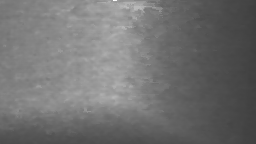
#> input picture src/rs_pcl_photo2/depth_images/rs-photo-01-depth.png, 256 x 144 px, shrunk from 1280 x 720 before the run
$ python mk_normals.py
#> lines starting #> are read from the running program, lines starting #| are printed output that depends on the picture
### src/rs_pcl_photo2/lib/depth_image.py
import numpy as np


# [13 lines left out: functions image_rgb_to_array_2d, array_2d_to_image_rgb, not called in this run]


SCALE = 10.0

def array_2d_to_image_gray(xs):
    return \
    (xs * SCALE).astype('uint16')

def image_gray_to_array_2d(xs):
    return \
    xs.astype('float') / SCALE
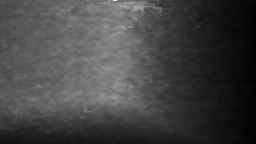
#> returned value: shape (144, 256) float64; min 1599.5, max 6534.5, mean 2915.5; drawn with min black and max white
#| (144, 256)
#> in _read_image, image is the input picture: shape (144, 256) uint16; min 15995, max 65345, mean 29155.2


image_to_array_2d = image_gray_to_array_2d
array_2d_to_image = array_2d_to_image_gray

# [8 lines left out: function calc_normals_from_depth, not called in this run]

### src/rs_pcl_photo2/td_fft/image_reconstruction.py
import numpy as np
import matplotlib.pyplot as plt

def calculate_2dft(input):
    ft = np.fft.ifftshift(input)
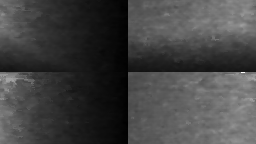
#> ft: shape (144, 256) float64; min 1599.5, max 6534.5, mean 2915.5; drawn with min black and max white
    ft = np.fft.fft2(ft)
    return np.fft.fftshift(ft)

# [42 lines left out: functions calculate_2dift, calculate_distance_from_centre, find_symmetric_coordinates, square_image, display_plots, not called in this run]

### src/rs_pcl_photo2/filter.py
import numpy as np


def distance(point1, point2):
    return np.sqrt((point1[0] - point1[1])**2 + (point2[0] - point2[1])**2)

def gaussianLP(DO, imgShape):
#> called with DO = 10, imgShape = (144, 256)
    base = np.zeros(imgShape[:2])
    rows, cols = imgShape[:2]
    center = (rows/2, cols/2)
    for x in range(cols):
        for y in range(rows):
            base[y, x] = np.exp(((-distance((y,x), center)**2)/(2*(DO**2))))
    return base
# [7 lines left out: function gaussianHP, not called in this run]

### src/rs_pcl_photo2/mk_normals.py
#!/bin/env python3
from .lib.depth_image import image_to_array_2d, calc_normals_from_depth
from .td_fft.image_reconstruction import calculate_2dft, calculate_2dift
from .filter import gaussianHP, gaussianLP
import cv2 as cv
import numpy as np
import matplotlib.pyplot as plt

from scipy import fftpack


class FFT:
    def __init__(self, file=None):
        self._image = self._read_image(file)
        self._filter = None

    def getImage(self):
        return self._image

    def getFilter(self):
        return self._filter
    def _read_image(self, file=None):
        image = cv.imread(file, cv.IMREAD_UNCHANGED)
        if image.size == 0:
            return None
        return image_to_array_2d(image)

    def set_filter(self, file=None):
        if file:
            return cv.imread(file, cv.IMREAD_GRAYSCALE)
        else:
            if self._image.size != 0:
                return calculate_2dft(self._image)
            else:
                raise Exception("No image was loaded!")

    @staticmethod
    def _calculate_filter(dimg):
        """
        https://wsthub.medium.com/python-computer-vision-tutorials-image-fourier-transform-part-3-e65d10be4492
        """
        return np.fft.fftshift(np.fft.fft2(dimg))

    @staticmethod
    def _recalculate_image(fft):
        return np.fft.ifft2(np.fft.ifftshift(fft))

    # [18 lines left out: functions _set_filter_frequencies, calculate_normals, not called in this run]

    def calculate_fft(self, image, filter, method):
        assert image.size > 0, "no image has been loaded"

        # assert self._image.shape
        if filter is None:
            if method == 1:
                return self._calculate_filter(image)
            else:
                return calculate_2dft(image)
            # Call ff a copy of the original transform. Numpy arrays have a copy method for this purpose.
        else:
            assert filter.size > 0, "no filter image has been loaded!"
            assert image.shape == filter.shape, "shapes are not equal to vector multiplication! "
            if method == 1:
                return self._calculate_filter(image) * filter
            else:
                return calculate_2dft(image) * filter

    def calculate_mask(self, file, filter, mask, method):
        self._filter = self.set_filter(file)
        if type(filter) is not np.ndarray:
            if mask:
                return self.calculate_fft(self._image, self._filter, method)
            else:
                return self.calculate_fft(self._image, None, method)
        else:
            return self.calculate_fft(self._image, filter, method)

    def reconstruct_image(self, file=None, filter=None, mask=None, method=1, freq=0.499211):
        mask = self.calculate_mask(file, filter, mask, method)
        if freq:
            mask = self._set_filter_frequencies(mask.copy(), freq)
        if method == 1:
            return self._recalculate_image(mask)
        else:
            return calculate_2dift(mask)

    # [30 lines left out: functions recover_image, show, plot_spectrum, not called in this run]


if __name__ == "__main__":
    from lib.util import mkVisual
    import sys
    from functools import partial

    mkVisual = partial(mkVisual, colormap=cv.COLORMAP_CIVIDIS)
    fname = sys.argv[1] if len(sys.argv) > 1 else "depth_images/rs-photo-01-depth.png"
    dimg = image_to_array_2d(cv.imread(fname, cv.IMREAD_UNCHANGED))
    print(dimg.shape)
    py_fft = FFT(fname)
    # [4 lines of commented-out code are left out]


    filter = py_fft.set_filter()
    # show(1+np.abs(filter), "log", "filter2.png")
    mask = gaussianLP(10, filter.shape)
    lowPass = py_fft.reconstruct_image(None, mask, None, 1, freq=0.0)
    # show(1+np.abs(lowPass), "log", "filter.png")
    print(lowPass.shape, filter.shape, py_fft.getImage().shape)
#| (144, 256) (144, 256) (144, 256)
